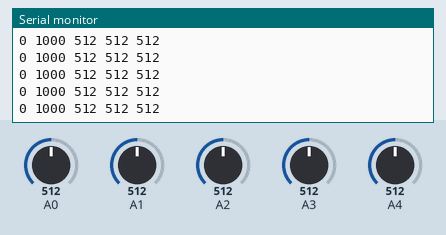
The sketch below on a simulated Arduino Uno, built with avr-gcc and run on an emulated ATmega328P. Parts: the last lines printed to the serial monitor. Inputs (shaded band) come from the test bench; at power-on: A0 = 512, A1 = 512, A2 = 512, A3 = 512, A4 = 512.

Above: at 1.2 s.
1.3 s: A0 set to 716
At 1.32 s:
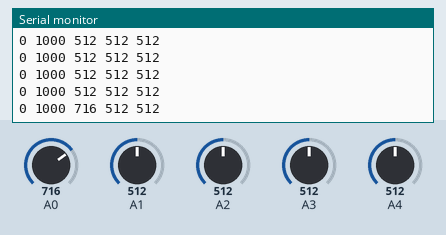
2.8 s: A1 set to 716
At 2.84 s:
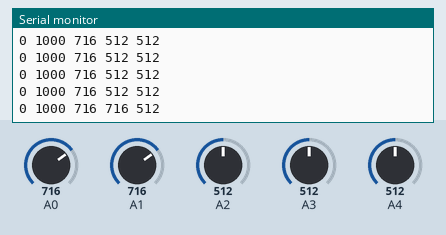
4.3 s: A2 set to 716
At 4.36 s:
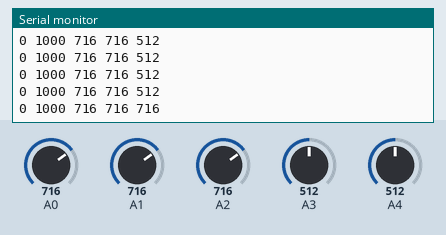
7.3 s: A0 set to 992
At 7.3 s:
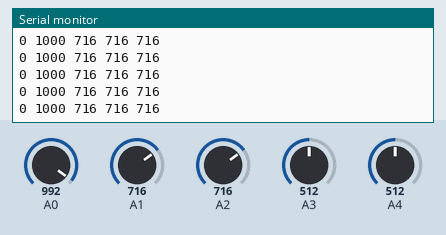
8.8 s: A1 set to 992
At 8.82 s:
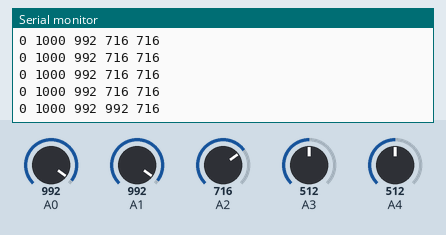
10.3 s: A2 set to 992
At 10.34 s:
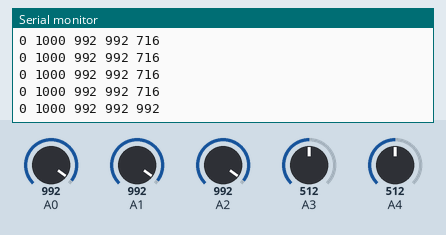
Timing chart, 0 to 12.8 s (numbered marks = the images above; inputs shaded):
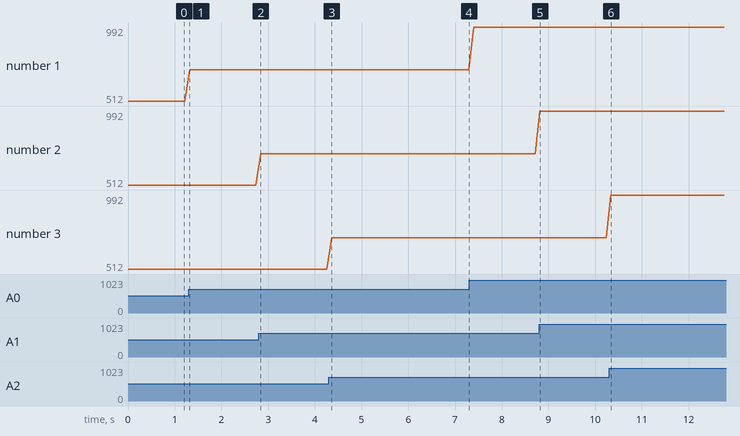

Measured:
- after the input at 1.3 s, the serial monitor: prints a new line at once (image 1)
- after the input at 2.8 s, the serial monitor: prints a new line at once (image 2)
- after the input at 4.3 s, the serial monitor: prints a new line after 0.06 s (image 3)
- after the input at 8.8 s, the serial monitor: prints a new line at once (image 5)
- after the input at 10.3 s, the serial monitor: prints a new line at once (image 6)
- plotted number 1: 512 → 716 after the input at 1.3 s, 716 → 992 after the input at 7.3 s

The sketch:

code0_LFR.ino
```cpp
int s0, s1, s2, s3, s4;
void setup() {
  // initialize serial communication at 9600 bits per second:
  Serial.begin(9600);
}

// the loop routine runs over and over again forever:
void loop() {
  // read the input on analog pin 0:
  s0 = analogRead(A0);
  s1 = analogRead(A1);
  s2 = analogRead(A2);
  s3 = analogRead(A3);
  s4 = analogRead(A4);

  // print out the value you read:
  Serial.print(0);
  Serial.print(" ");
  Serial.print(1000);
  Serial.print(" ");

  Serial.print(s0);
  Serial.print(" ");
  Serial.print(s1);
  Serial.print(" ");
  Serial.println(s2);
  // Serial.print(" ");
  // Serial.print(s3);
  // Serial.print(" ");
  // Serial.println(s4);

  delay(100);  // delay in between reads for stability
}
```
